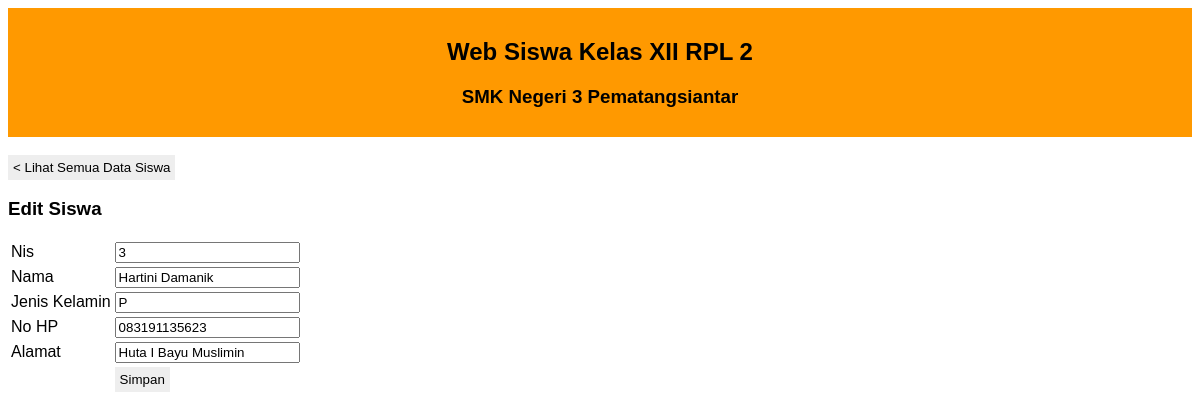
The page /form_edit.php?id=6 (signed in) on the database its author committed.
### tables this page shows
CREATE TABLE `siswa` (
  `id` int(8) NOT NULL,
  `nis` varchar(50) NOT NULL,
  `nama` varchar(80) NOT NULL,
  `jk` varchar(4) NOT NULL,
  `nohp` varchar(80) NOT NULL,
  `alamat` text NOT NULL
);

### form_edit.php (the view, shortened to what this page needs)
<?php
include "koneksi.php";
?>
<!DOCTYPE html>
<html>
<head>
  <link rel="stylesheet" type="text/css" href="style.css">
</head>
<body>
  <div class="judul">
    <h2>Web Siswa Kelas XII RPL 2</h2>
    <h3>SMK Negeri 3 Pematangsiantar</h3>
  </div>
  <br />
  <a href="index.php">
    <button>< Lihat Semua Data Siswa</button>
  </a>
  <h3>Edit Siswa</h3>
  <form action="proses_edit.php" method="post">
    <?php
    $id = $_GET['id'];
    $query = $con->prepare("SELECT * FROM siswa WHERE id = :id");
    $query->bindValue(':id', $id);
    $query->execute();
    $data = $query->fetch();
    ?>
    <table>
      <tr>
        <td>Nis</td>
        <td>
          <input type="text" name="nis" value="<?php echo $data['nis'] ?>" required>
        </td>
      </tr>
      <tr>
        <td>Nama</td>
        <td><input type="text" name="nama" value="<?php echo $data['nama'] ?>" required></td>
      </tr>
      <tr>
        <td>Jenis Kelamin</td>
        <td><input type="text" name="jk" value="<?php echo $data['jk'] ?>" required></td>
      </tr>
      <tr>
        <td>No HP</td>
        <td><input type="text" name="nohp" value="<?php echo $data['nohp'] ?>" required></td>
      </tr>
      <tr>
        <td>Alamat</td>
        <td><input type="text" name="alamat" value="<?php echo $data['alamat'] ?>" required></td>
      </tr>
      <tr>
        <td></td>
        <td><button type="submit">Simpan</button></td>
      </tr>
    </table>
  </form>
</body>
</html>

### style.css (style rules this page uses)
body { font-family: Calibri, 'Trebuchet MS', sans-serif; }
.judul { background: #ff9900; padding: 10px; text-align: center; }
a { text-decoration: none; }
button { background-color: #eeeeee; border: 0px; padding: 5px; }

### rows shown on the page
siswa: nis "3", nama "Hartini Damanik", jk "P", nohp "083191135623", alamat "Huta I Bayu Muslimin"
